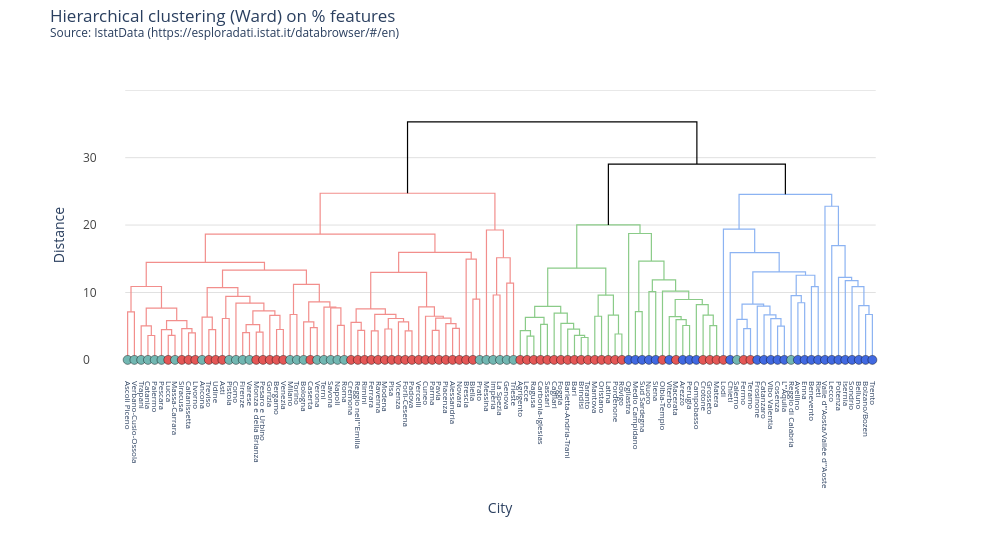

Notebook code cell kept with this figure:
### Code cell
# Build a Plotly dendrogram comparing hierarchical clusters with KMeans labels
from math import ceil
from pathlib import Path
from scipy.cluster.hierarchy import linkage, dendrogram, to_tree, fcluster
import plotly.graph_objects as go

linkage_matrix = linkage(X_std_use, method="ward")

hier_clusters = fcluster(linkage_matrix, t=3, criterion="maxclust")
unique_labels = sorted(np.unique(hier_clusters))
color_cycle = ["#f28e8c", "#8acb88", "#8cb3f2"]
cluster_color_map = {lab: color_cycle[i % len(color_cycle)] for i, lab in enumerate(unique_labels)}

leaf_cluster = np.asarray(hier_clusters, dtype=int)
root, nodes = to_tree(linkage_matrix, rd=True)
node_cluster = {}
for node in nodes:
    if node.is_leaf():
        node_cluster[node.id] = leaf_cluster[node.id]
    else:
        l = node_cluster.get(node.get_left().id)
        r = node_cluster.get(node.get_right().id)
        node_cluster[node.id] = l if (l is not None and l == r) else None

def link_color_func(k: int) -> str:
    cid = node_cluster.get(k)
    if cid is None:
        return "black"
    return cluster_color_map.get(cid, "black")

ddata = dendrogram(
    linkage_matrix,
    labels=combined_df["city"].tolist(),
    no_plot=True,
    link_color_func=link_color_func, 
)

fig = go.Figure()

for xs, ys, c in zip(ddata["icoord"], ddata["dcoord"], ddata["color_list"]):
    fig.add_trace(
        go.Scatter(
            x=xs,
            y=ys,
            mode="lines",
            line=dict(color=c, width=1.2),
            hoverinfo="text",
            text=[f"Distance: {max(ys):.3f}"] * len(xs),
            showlegend=False,
        )
    )

leaf_order = ddata["ivl"]
tickvals = list(range(5, 10 * len(leaf_order) + 5, 10))

cluster_palette = [
    "royalblue",
    "#e45756",
    "#72b7b2",
    "#f58518",
    "#54a24b",
    "#eeca3b",
    "#b279a2",
    "#ff9da6",
    "#9c755f",
    "#bab0ab",
]
cluster_colors = {
    int(cl): cluster_palette[int(cl) % len(cluster_palette)]
    for cl in np.unique(combined_df["cluster_kmeans"])
}
leaf_kmeans = combined_df.set_index("city").loc[leaf_order, "cluster_kmeans"].astype(int).to_numpy()
leaf_hier = combined_df.set_index("city").loc[leaf_order, :].assign(hier_cluster=hier_clusters)["hier_cluster"].to_numpy()
fig.add_trace(
    go.Scatter(
        x=tickvals,
        y=[0] * len(tickvals),
        mode="markers",
        marker=dict(
            color=[cluster_colors[c] for c in leaf_kmeans],
            size=9,
            line=dict(color="black", width=0.4),
        ),
        text=[
            f"City: {city}<br>KMeans cluster: {ck}<br>Hier cluster: {ch}"
            for city, ck, ch in zip(leaf_order, leaf_kmeans, leaf_hier)
        ],
        hovertemplate="%{text}<extra></extra>",
        showlegend=False,
    )
)

max_y = max(max(ys) for ys in ddata["dcoord"])
step = 5
skip_levels = {5, 15, 25, 35}
grid_levels = [y for y in np.arange(0, ceil(max_y / step) * step + step, step) if y not in skip_levels]
fig.update_layout(
    shapes=[
        dict(
            type="line",
            x0=min(tickvals) - 5,
            x1=max(tickvals) + 5,
            y0=y,
            y1=y,
            line=dict(color="#c0c0c0", width=0.5),
            layer="below",
        )
        for y in grid_levels
    ]
)

fig.update_layout(
    title={
        "text": "Hierarchical clustering (Ward) on % features<br><sup>Source: IstatData (https://esploradati.istat.it/databrowser/#/en)</sup>",
        "y": 0.96,
    },
    xaxis=dict(
        tickmode="array",
        tickvals=tickvals,
        ticktext=leaf_order,
        tickangle=90,
        tickfont=dict(size=8),
        title="City",
        showgrid=False,
    ),
    yaxis=dict(
        title="Distance",
        showgrid=False,
        zeroline=False,
        ticklabelposition="inside",
    ),
    hovermode="closest",
    width=1000,
    height=540,
    margin=dict(t=90, b=160),
    plot_bgcolor="white",
    paper_bgcolor="white",
)

fig.write_json("../graphs/italy_road_accidents_cities_dendrogram_clusters.json")
fig.write_html("../graphs/italy_road_accidents_cities_dendrogram_clusters.html", include_plotlyjs="cdn")

fig.show()
